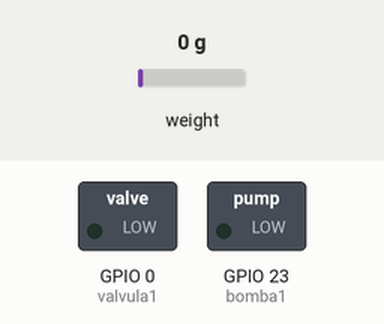
This sketch was run on a simulated ESP32. On the bench: switched loads named in the sketch (green lamp = pin HIGH). The inputs (shaded band) are chosen by the test bench; at power-on: weight on the scale 0 g. What the sketch prints to the serial monitor is not drawn.

Above: at 2.2 s.
2.3 s: weight on the scale set to 92 g
3.8 s: weight on the scale set to 105 g
At 5.2 s:
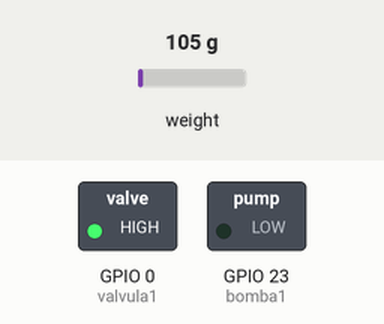
5.5 s: weight on the scale set to 184 g
7.3 s: weight on the scale set to 210 g
At 8.0 s:
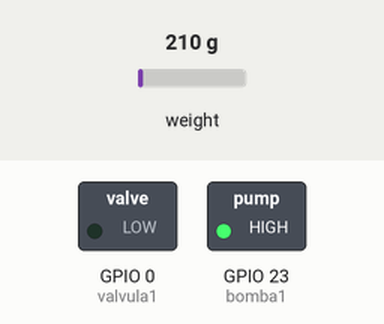
Timing chart, 0 to 10.0 s (numbered marks = the images above; inputs shaded):
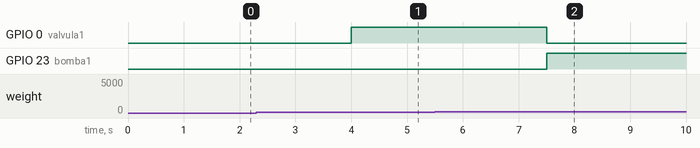

Measured:
- the behaviour switches between 99 and 100 g on weight on the scale (found by bisection; images 0 and 1)
- the behaviour switches between 199 and 200 g on weight on the scale (found by bisection; images 1 and 2)
- after the input at 2.3 s, every drawn part: stays the same
- after the input at 3.8 s, GPIO 0 (valvula1): LOW → HIGH after 0.20 s
- after the input at 5.5 s, every drawn part: stays the same
- after the input at 7.3 s, GPIO 0 (valvula1): HIGH → LOW after 0.20 s; GPIO 23 (bomba1): LOW → HIGH after 0.20 s

The sketch:

rotina_soda.ino
```cpp
#include "HX711.h"

#define DOUT GPIO_NUM_32  //balanca
#define CLK GPIO_NUM_33 //balanca
#define bomba1 GPIO_NUM_23
#define valvula1 GPIO_NUM_0


HX711 balanca;
float calibration_factor = 984130;
float vol_oleo=0,vol_etanol=0,massa_soda=0.1,agua_soda=0.1,vol_agua=0.2,agua_quente=0,vol_essencia1=0,vol_essencia2=0;

void inicia_balanca()
{
    balanca.begin(DOUT, CLK);                          // inicializa a balança
    balanca.set_scale(calibration_factor);   // ajusta fator de calibração
    balanca.tare();   // zera a Balança

}
void inicia_solenoide_bomba()
{
    gpio_set_direction(GPIO_NUM_23, GPIO_MODE_OUTPUT); //bomba1
    digitalWrite(valvula1,LOW);
    gpio_set_direction(GPIO_NUM_0, GPIO_MODE_OUTPUT); //valvula1
    digitalWrite(bomba1,LOW);
}

void rotina_soda_agua()
{
  int controle=0;
  float peso_soda=0, y=0, massa_agua=0;
  y=massa_soda+agua_soda; //agua_sooda em mL
  massa_agua=vol_agua;
  if (vol_agua>1000)
  {
      massa_agua=(vol_agua*1000)/2;
  }


  while(1)
  {
    peso_soda=balanca.get_units();
    Serial.println(balanca.get_units(), 3);
    if ((peso_soda>=massa_soda) && (controle==0))
      {
        digitalWrite(valvula1,HIGH);
        Serial.print("meupau");
        controle=10;
      }
    else if((peso_soda>=y)&&((controle==10)))
     {
        digitalWrite(valvula1,LOW);
        digitalWrite(bomba1,HIGH);
        Serial.print("pirutorto");
        controle=20;

     }


   else if((peso_soda<=0.005) &&(controle==20))
     {
        digitalWrite(bomba1,LOW);
        digitalWrite(valvula1,HIGH);
        controle=30;
        Serial.print("papaco");
     }
    if((peso_soda>=massa_agua) && (controle==30))
     {
        digitalWrite(valvula1,LOW);
        digitalWrite(bomba1,HIGH);
        controle=40;

     }
    if((peso_soda<=0.005) && (controle==40))
     {
        digitalWrite(valvula1,LOW);
        digitalWrite(bomba1,LOW);
        if(vol_agua<=1)
        {
        controle=70;
        }
        else if(vol_agua>=1)
        {
           digitalWrite(valvula1,HIGH);
           digitalWrite(bomba1,LOW);
           controle=50;
        }
     }
    if( (peso_soda>=massa_agua) && (controle==50))
     {
           digitalWrite(valvula1,LOW);
           digitalWrite(bomba1,HIGH);
           controle=60;
     }
     if((peso_soda<=0.005) && (controle==60))
     {
           digitalWrite(valvula1,LOW);
           digitalWrite(bomba1,LOW);
           controle=70;
     }
     if (controle==70)
     {
           controle=0;
           break;
     }
   delay(500);
   }

}
void setup() {
  Serial.begin(9600);

 inicia_balanca();
 inicia_solenoide_bomba();

}

void loop()
{
 rotina_soda_agua();
Serial.print("finalizado");
delay(2000);
}
```
